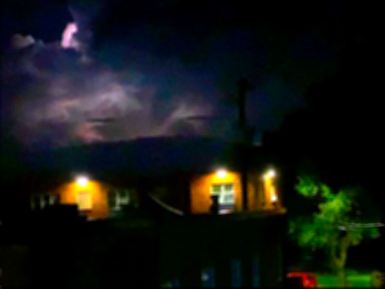
%> input picture KV260/simulation_results/images/read/385_289/385_289.bmp, 385 x 289 px
$ octave M385_289.m   (GNU Octave 9; MATLAB toolbox functions it lacks are replaced by stand-ins)
%> lines starting %> are read from the running program, lines starting %| are printed output that depends on the picture
RGB = imread('385_289.bmp');
%> RGB is the input picture: size 289x385x3 uint8; mean R, G, B 20.3, 22.5, 20
HSV = rgb2hsv(RGB)
%> HSV: size 289x385x3 double; mean H, S, V 0.361, 0.594, 0.123
H=HSV(:,:,1);
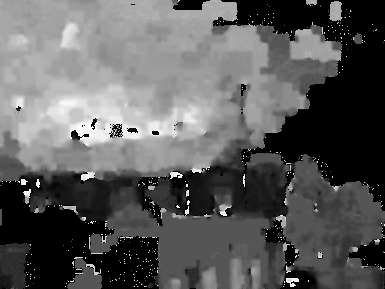
%> H: size 289x385 double; min 0, max 0.998, mean 0.361
S=HSV(:,:,2);
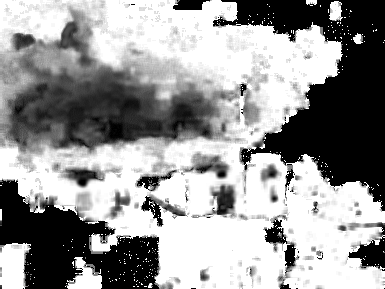
%> S: size 289x385 double; min 0, max 1, mean 0.594
V=HSV(:,:,3);
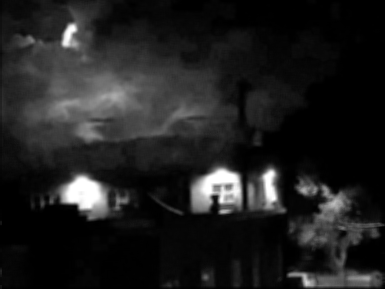
%> V: size 289x385 double; min 0, max 1, mean 0.123
ax1 = subplot(2,2,1);
imshow(HSV)
ax2 = subplot(2,2,2);
imshow(H)

ax3 = subplot(2,2,3);
imshow(S)

ax4 = subplot(2,2,4);
imshow(V)
